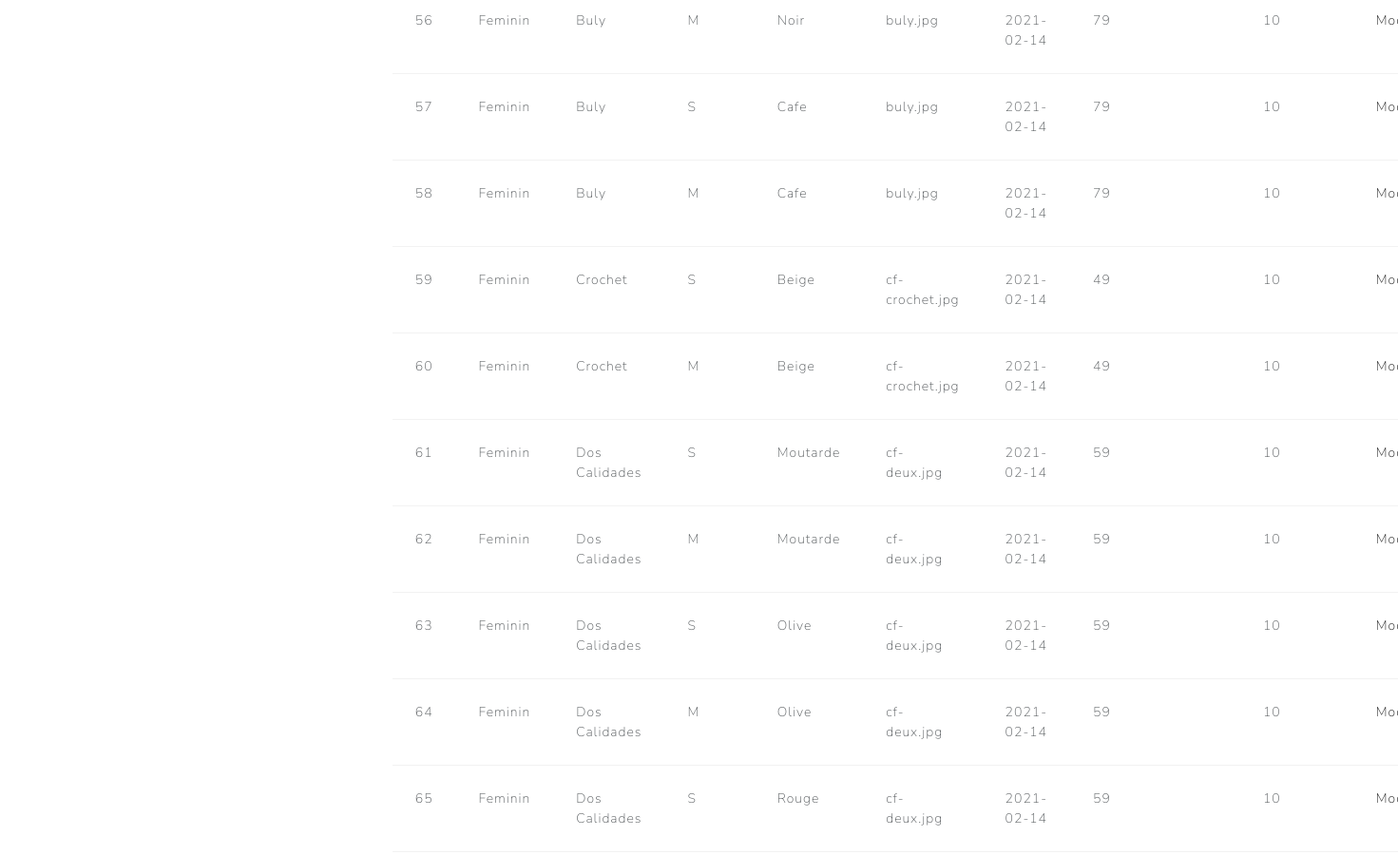
Before: /admins/crudArticles (signed in, middle part) with the older database file.
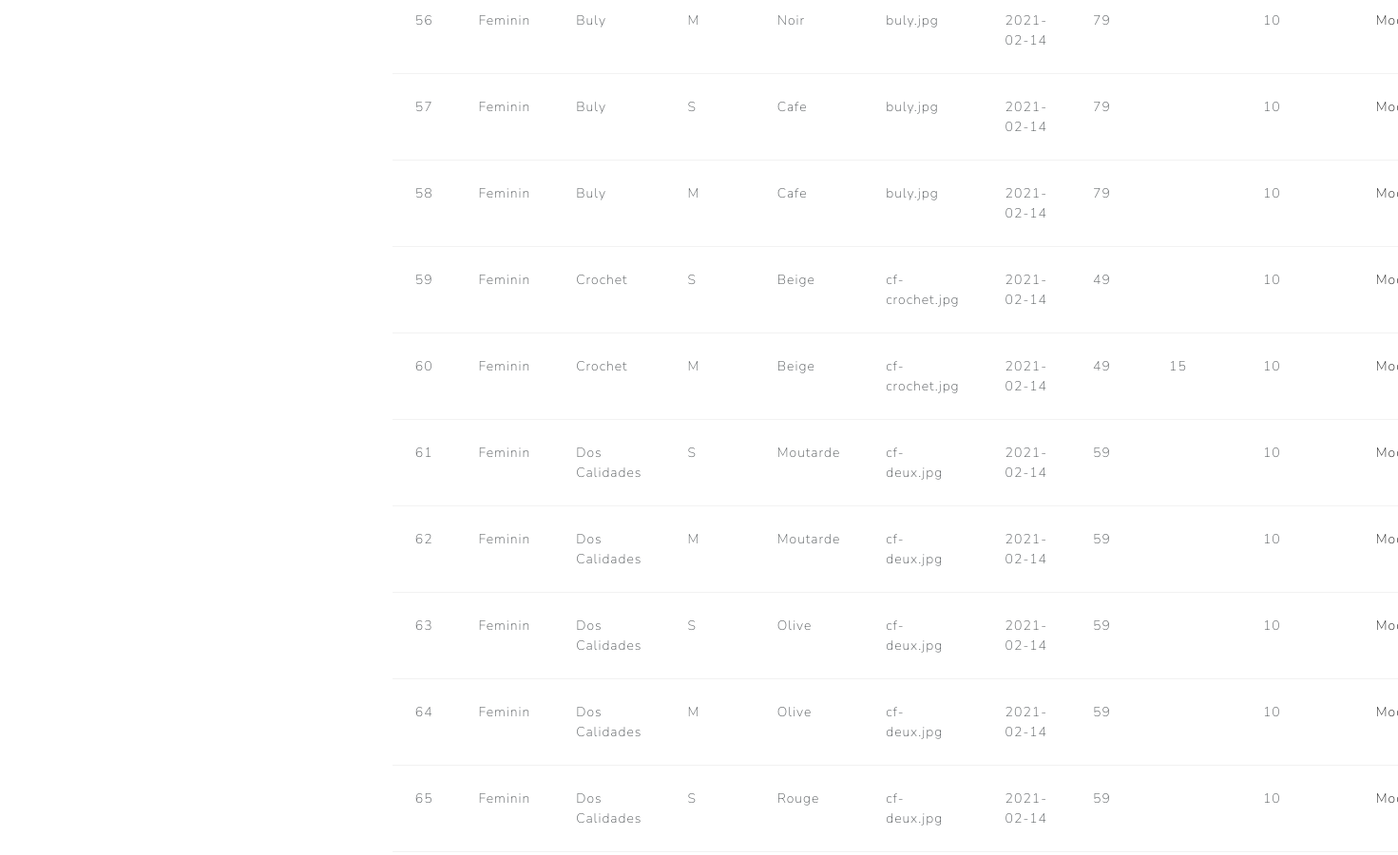
After: the same page with the newer database file.
### tables this page shows
CREATE TABLE IF NOT EXISTS `article` (
  `id_article` int(11) NOT NULL AUTO_INCREMENT,
  `id_produit` int(10) NOT NULL,
  `id_taille` int(11) NOT NULL,
  `id_couleur` int(10) NOT NULL,
  `date_registre` date NOT NULL,
  `remise` int(10) DEFAULT NULL,
  `quantite` int(10) NOT NULL,
  PRIMARY KEY (`id_article`)
);

CREATE TABLE IF NOT EXISTS `produit` (
  `id_produit` int(11) NOT NULL AUTO_INCREMENT,
  `origine_produit` varchar(50) NOT NULL,
  `categorie_produit` varchar(50) NOT NULL,
  `genre_produit` varchar(50) NOT NULL,
  `nom_produit` varchar(50) NOT NULL,
  `image_produit` varchar(50) NOT NULL,
  `prix_produit` double NOT NULL,
  PRIMARY KEY (`id_produit`)
);

CREATE TABLE IF NOT EXISTS `taille` (
  `id_taille` int(11) NOT NULL AUTO_INCREMENT,
  `nom_taille` varchar(10) NOT NULL,
  `cm_taille` varchar(10) NOT NULL,
  PRIMARY KEY (`id_taille`)
);

CREATE TABLE IF NOT EXISTS `couleur` (
  `id_couleur` int(11) NOT NULL AUTO_INCREMENT,
  `nom_couleur` varchar(100) NOT NULL,
  `image_couleur` varchar(100) NOT NULL,
  PRIMARY KEY (`id_couleur`)
);

### libraries/Database.php (called while the page is built, shortened)
<?php
    class Database {
        private $dbHost = 'localhost';
        private $dbUser ='root';
        private $dbPass = '';
        private $dbName = 'boutique';
        private $statement;
        private $dbHandler;
        public function __construct() {
            $conn = 'mysql:host=' . $this->dbHost . ';dbname=' . $this->dbName;
            $options = array(
                PDO::ATTR_PERSISTENT => true,
                PDO::ATTR_ERRMODE => PDO::ERRMODE_EXCEPTION
            );
            try {
                $this->dbHandler = new PDO($conn, $this->dbUser, $this->dbPass, $options);
            } catch (PDOException $e) {
                $this->error = $e->getMessage();
                echo $this->error;
            }
        }
        public function query($sql) {
            $this->statement = $this->dbHandler->prepare($sql);
        }
        public function execute() {
            return $this->statement->execute();
        }
        public function resultSet() {
            $this->execute();
            return $this->statement->fetchAll(PDO::FETCH_OBJ);
        }
    }

### models/Admin.php (called while the page is built, shortened)
<?php
class Admin {
    private $db;
    public function __construct() {
        $this->db = new Database;
    }
    public function crudArticles(){
        $this->db->query('SELECT id_article, origine_produit, categorie_produit, genre_produit, nom_produit, nom_taille, nom_couleur, image_produit, date_registre, prix_produit, quantite, remise  FROM article JOIN produit ON article.id_produit = produit.id_produit JOIN taille ON article.id_taille = taille.id_taille JOIN couleur ON article.id_couleur = couleur.id_couleur ');
        $articles=$this->db->resultSet();
        return $articles;
    }
}

### views/admins/crudArticles.php (the view, shortened to what this page needs)
<?php
   require (ROOT.'views/includes/head.php');
?>
 <body>
    <div class="container-fluid">
        <div class="row">
            <section class="col-sm-12 col-md-3 my-5 text-center">
            </section>
            <section class="col-sm-12 col-md-9 my-5">
                <div class="container-fluid">
                    <div class="col-md-12">
                        <br>
                        <table class="table table-hover">
                            <tbody>
                                <?php
                                foreach($data['articles'] as $article){
                                    if($article->categorie_produit == 'Mode'){
                                        echo "<td>".$article->id_article."</td>";
                                        echo "<td>".$article->genre_produit."</td>";
                                        echo "<td>".$article->nom_produit."</td>";
                                        echo "<td>".$article->nom_taille."</td>";
                                        echo "<td>".$article->nom_couleur."</td>";
                                        echo "<td>".$article->image_produit."</td>";
                                        echo "<td>".$article->date_registre."</td>";
                                        echo "<td>".$article->prix_produit."</td>";
                                        echo "<td>".$article->remise."</td>";
                                        echo "<td>".$article->quantite."</td>";
                                        echo '<td><a  href="'.WWW_ROOT .'admins/formArticle/'.$article->id_article.'">
                                        Modifier</a></td>';
                                        }
                                    }
                                    ?>
                            </tbody>
                        </table>
                    </div>
                </div>
            </section>
        </div>
        <?php
        require ROOT . '/views/includes/footer.php';
        ?>

Changed rows visible on the page:
changed article id 60: remise (not shown) → "15"
